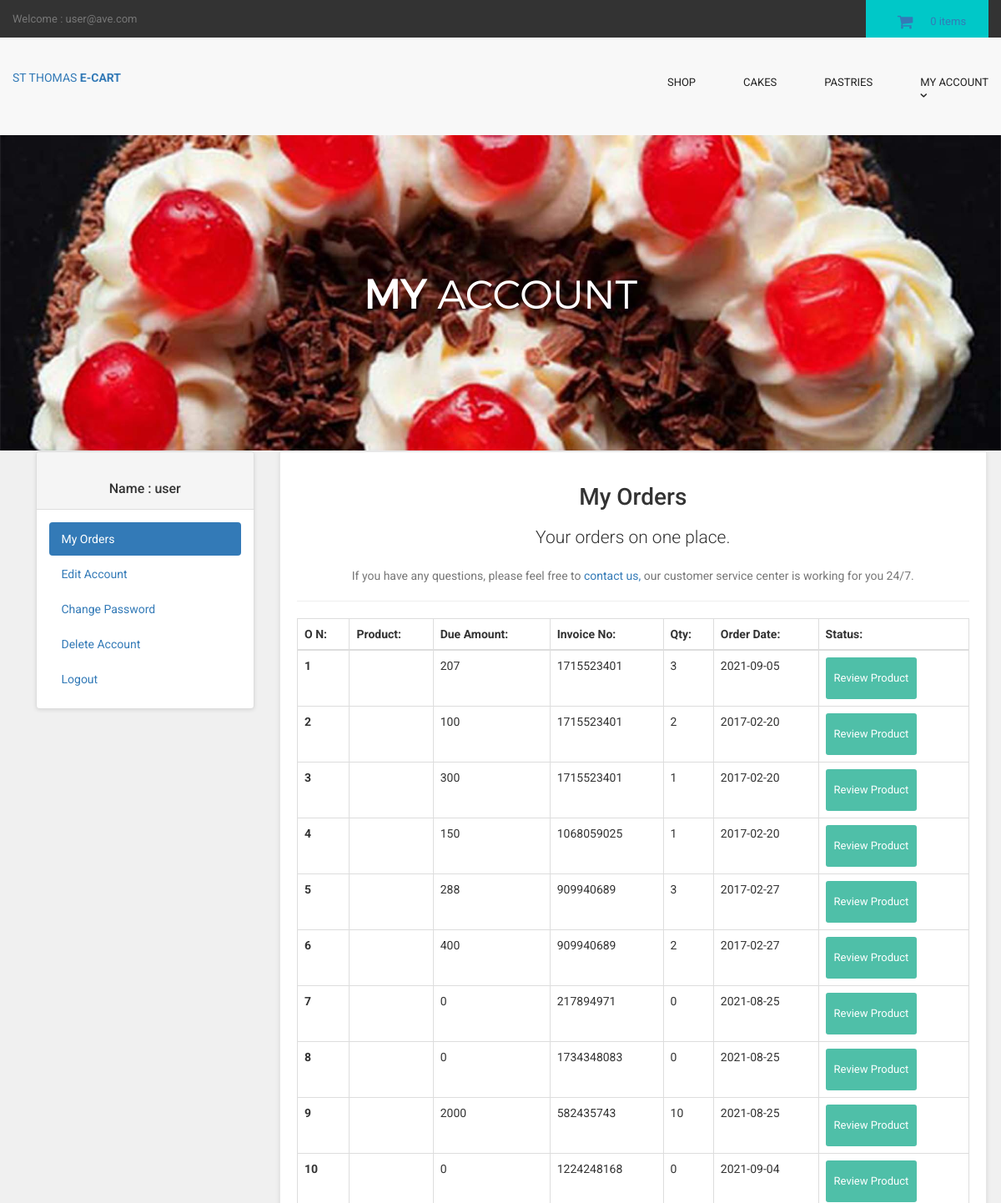
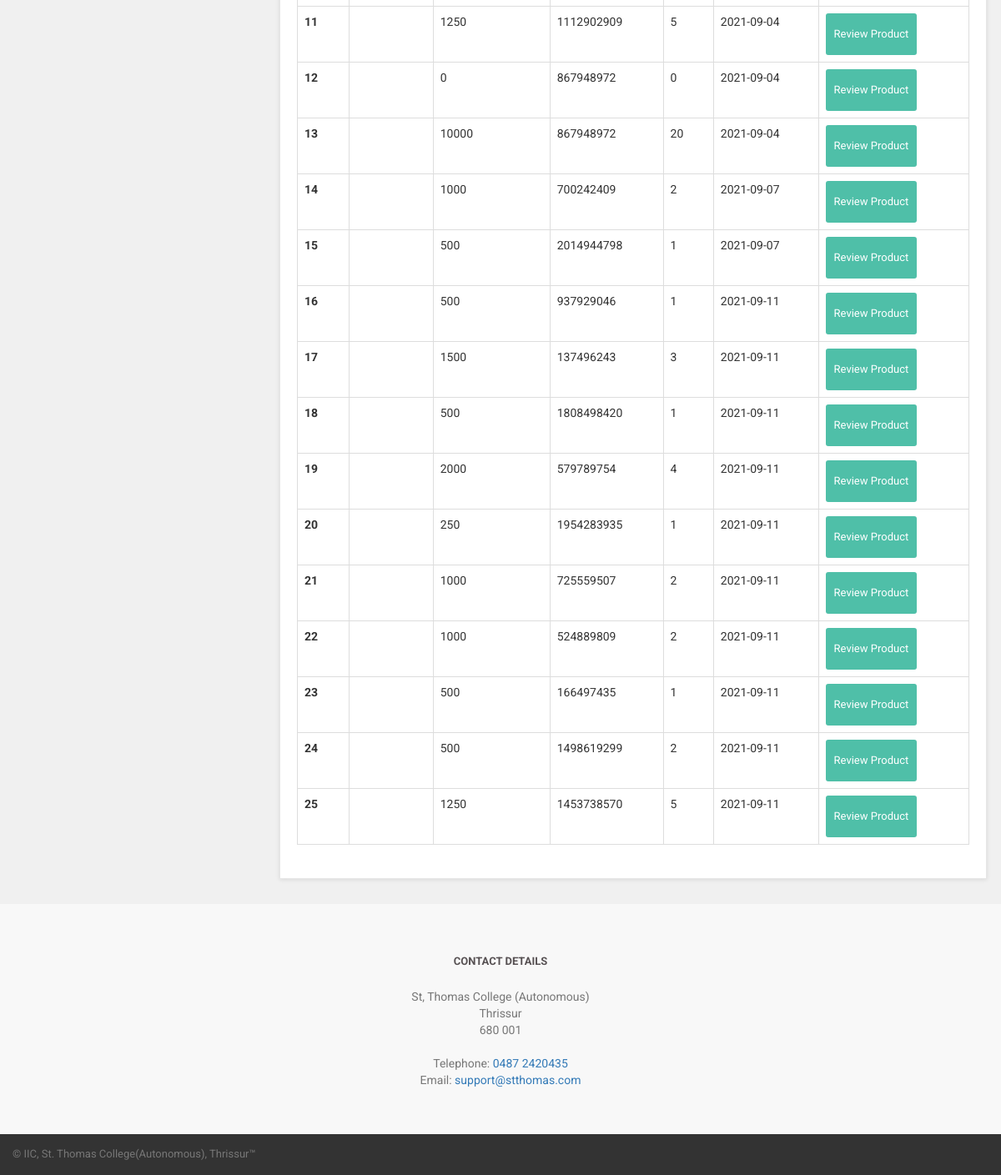
Page /customer/my_account.php?my_orders (signed in) on the committed database (2 pictures, top to bottom).
### tables this page shows
CREATE TABLE `customers` (
  `customer_id` int(10) NOT NULL,
  `customer_name` varchar(255) NOT NULL,
  `customer_email` varchar(255) NOT NULL,
  `customer_pass` varchar(255) NOT NULL,
  `customer_country` text NOT NULL,
  `customer_city` text NOT NULL,
  `customer_contact` varchar(255) NOT NULL,
  `customer_address` text NOT NULL,
  `customer_image` text NOT NULL,
  `customer_ip` varchar(255) NOT NULL,
  `customer_confirm_code` text NOT NULL
);

CREATE TABLE `customer_orders` (
  `order_id` int(10) NOT NULL,
  `customer_id` int(10) NOT NULL,
  `pro_id` int(10) NOT NULL,
  `s_id` varchar(20) NOT NULL,
  `due_amount` int(100) NOT NULL,
  `invoice_no` int(100) NOT NULL,
  `qty` int(10) NOT NULL,
  `size` text NOT NULL,
  `order_date` timestamp NOT NULL DEFAULT current_timestamp() ON UPDATE current_timestamp(),
  `order_status` text NOT NULL,
  `pro_dt` datetime DEFAULT NULL
);

### customer/my_orders.php (the view, shortened to what this page needs)
<center>
<h1>My Orders</h1>
<p class="lead"> Your orders on one place.</p>
<p class="text-muted" >
If you have any questions, please feel free to <a href="../contact.php" > contact us,</a> our customer service center is working for you 24/7.
</p>
</center>
<hr>
<div class="table-responsive" >
<table class="table table-bordered table-hover" >
<thead>
<tr>
<th>O N:</th>
<th>Product:</th>
<th>Due Amount:</th>
<th>Invoice No:</th>
<th>Qty:</th>
<th>Order Date:</th>
<th>Status:</th>
</tr>
</thead>
<tbody>
<?php
$customer_session = $_SESSION['customer_email'];
$get_customer = "select * from customers where customer_email='$customer_session'";
$run_customer = mysqli_query($con,$get_customer);
$row_customer = mysqli_fetch_array($run_customer);
$customer_id = $row_customer['customer_id'];
$get_orders = "select * from customer_orders where customer_id='$customer_id'";
$run_orders = mysqli_query($con,$get_orders);
$i = 0;
while($row_orders = mysqli_fetch_array($run_orders)){
$order_id = $row_orders['order_id'];
$pro_id = $row_orders['pro_id'];
$due_amount = $row_orders['due_amount'];
$invoice_no = $row_orders['invoice_no'];
$qty = $row_orders['qty'];
$order_date = substr($row_orders['order_date'],0,11);
$i++;
$get_pro = "select * from products where product_id ='$pro_id'";
$run_pro = mysqli_query($con,$get_pro);
$row_pro = mysqli_fetch_array($run_pro);
$pro_name = $row_pro['product_title'];
?>
<tr>
<th><?php echo $i; ?></th>
<td><?php echo $pro_name; ?></td>
<td><?php echo $due_amount; ?></td>
<td><?php echo $invoice_no; ?></td>
<td><?php echo $qty; ?></td>
<td><?php echo $order_date; ?>
</td>
<td>
<a href="review.php?order_id=<?php echo $order_id; ?>" target="self" class="btn btn-primary btn-sm" > Review Product </a>
</td>
</tr>
<?php } ?>
</tbody>
</table>
</div>

### customer/includes/sidebar.php (shortened to what this page needs)
<div class="panel panel-default sidebar-menu">
<div class="panel-heading">
<?php
$customer_session = $_SESSION['customer_email'];
$get_customer = "select * from customers where customer_email='$customer_session'";
$run_customer = mysqli_query($con,$get_customer);
$row_customer = mysqli_fetch_array($run_customer);
$customer_name = $row_customer['customer_name'];
if(!isset($_SESSION['customer_email'])){
}
else {
echo "
<center>
</center>
<br>
<h3 align='center' class='panel-title'> Name : $customer_name </h3>
";
}
?>
</div>
<div class="panel-body">
<ul class="nav nav-pills nav-stacked">
<li class="<?php if(isset($_GET['my_orders'])){ echo "active"; } ?>">
<a href="my_account.php?my_orders"> <i class="fa fa-list"> </i> My Orders </a>
</li>
<li class="<?php if(isset($_GET['edit_account'])){ echo "active"; } ?>">
<a href="my_account.php?edit_account"> <i class="fa fa-pencil"></i> Edit Account </a>
</li>
<li class="<?php if(isset($_GET['change_pass'])){ echo "active"; } ?>">
<a href="my_account.php?change_pass"> <i class="fa fa-user"></i> Change Password </a>
</li>
<li class="<?php if(isset($_GET['delete_account'])){ echo "active"; } ?>">
<a href="my_account.php?delete_account"> <i class="fa fa-trash-o"></i> Delete Account </a>
</li>
<li>
<a href="logout.php"> <i class="fa fa-sign-out"></i> Logout </a>
</li>
</ul>
</div>
</div>

### customer/styles/backend.css (style rules this page uses)
html { font-family: "Roboto", Helvetica, Arial, sans-serif; line-height: 1.15; -ms-text-size-adjust: 100%; -webkit-text-size-adjust: 100% }
body { margin: 0 }
h1 { font-size: 2em; margin: .67em 0 }
hr { box-sizing: content-box; height: 0; overflow: visible }
a { background-color: transparent; -webkit-text-decoration-skip: objects }
html { box-sizing: border-box }
body { min-width: 1190px; font-family: Montserrat, sans-serif; font-weight: 400; background-color: white; }
.btn { display: inline-block; vertical-align: top; font-size: 13px; line-height: 40px; text-decoration: none; -webkit-transition: .3s; transition: .3s }

### styles/style.css (style rules this page uses)
body { font-family: "Roboto", Helvetica, Arial, sans-serif; font-size: 14px; line-height: 1.42857143; color: #333333; background-color: #f0f0f0; overflow-x: hidden; }
.btn-primary { color: rgb(255, 255, 255); background-color: rgb(79, 191, 168); border-color: rgb(65, 179, 156); }
#content .panel.sidebar-menu { box-sizing: border-box; box-shadow: 0 1px 5px rgba(0, 0, 0, 0.1); }
#content .panel.sidebar-menu h3 { padding: 5px 0; margin: 0; }

### rows in the picture
customers: customer_name "user"
customer_orders: due_amount "207", invoice_no "1715523401", qty "3", order_date "2021-09-05"
customer_orders: due_amount "100", invoice_no "1715523401", qty "2", order_date "2017-02-20"
customer_orders: due_amount "300", invoice_no "1715523401", qty "1", order_date "2017-02-20"
customer_orders: due_amount "150", invoice_no "1068059025", qty "1", order_date "2017-02-20"
customer_orders: due_amount "288", invoice_no "909940689", qty "3", order_date "2017-02-27"
customer_orders: due_amount "400", invoice_no "909940689", qty "2", order_date "2017-02-27"
customer_orders: due_amount "0", invoice_no "217894971", qty "0", order_date "2021-08-25"
customer_orders: due_amount "0", invoice_no "1734348083", qty "0", order_date "2021-08-25"
customer_orders: due_amount "2000", invoice_no "582435743", qty "10", order_date "2021-08-25"
customer_orders: due_amount "0", invoice_no "1224248168", qty "0", order_date "2021-09-04"
customer_orders: due_amount "1250", invoice_no "1112902909", qty "5", order_date "2021-09-04"
customer_orders: due_amount "0", invoice_no "867948972", qty "0", order_date "2021-09-04"
customer_orders: due_amount "10000", invoice_no "867948972", qty "20", order_date "2021-09-04"
customer_orders: due_amount "1000", invoice_no "700242409", qty "2", order_date "2021-09-07"
customer_orders: due_amount "500", invoice_no "2014944798", qty "1", order_date "2021-09-07"
customer_orders: due_amount "500", invoice_no "937929046", qty "1", order_date "2021-09-11"
customer_orders: due_amount "1500", invoice_no "137496243", qty "3", order_date "2021-09-11"
customer_orders: due_amount "500", invoice_no "1808498420", qty "1", order_date "2021-09-11"
customer_orders: due_amount "2000", invoice_no "579789754", qty "4", order_date "2021-09-11"
customer_orders: due_amount "250", invoice_no "1954283935", qty "1", order_date "2021-09-11"
customer_orders: due_amount "1000", invoice_no "725559507", qty "2", order_date "2021-09-11"
customer_orders: due_amount "1000", invoice_no "524889809", qty "2", order_date "2021-09-11"
customer_orders: due_amount "500", invoice_no "166497435", qty "1", order_date "2021-09-11"
customer_orders: due_amount "500", invoice_no "1498619299", qty "2", order_date "2021-09-11"
customer_orders: due_amount "1250", invoice_no "1453738570", qty "5", order_date "2021-09-11"

### other values in the picture
$_SESSION['customer_email'] "user@ave.com"
$count_items "0"
